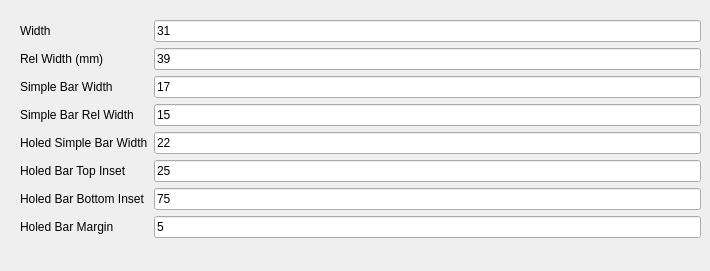
   <widget class="QWidget" name="tab_8">
    <attribute name="title">
     <string>Top/Bottom Bar</string>
    </attribute>
    <widget class="QWidget" name="formLayoutWidget_6">
     <property name="geometry">
      <rect>
       <x>20</x>
       <y>20</y>
       <width>681</width>
       <height>242</height>
      </rect>
     </property>
     <layout class="QFormLayout" name="formLayout_6">
      <property name="fieldGrowthPolicy">
       <enum>QFormLayout::AllNonFixedFieldsGrow</enum>
      </property>
      <item row="0" column="0">
       <widget class="QLabel" name="label_20">
        <property name="text">
         <string>Width</string>
        </property>
       </widget>
      </item>
      <item row="1" column="0">
       <widget class="QLabel" name="label_19">
        <property name="text">
         <string>Rel Width (mm)</string>
        </property>
       </widget>
      </item>
      <item row="1" column="1">
       <widget class="QLineEdit" name="TopBarRelativeWidth">
        <property name="text">
         <string>39</string>
        </property>
       </widget>
      </item>
      <item row="0" column="1">
       <widget class="QLineEdit" name="TopBarWidth">
        <property name="text">
         <string>31</string>
        </property>
       </widget>
      </item>
      <item row="2" column="0">
       <widget class="QLabel" name="label_44">
        <property name="text">
         <string>Simple Bar Width</string>
        </property>
       </widget>
      </item>
      <item row="4" column="0">
       <widget class="QLabel" name="label_51">
        <property name="text">
         <string>Simple Bar Rel Width</string>
        </property>
       </widget>
      </item>
      <item row="2" column="1">
       <widget class="QLineEdit" name="SimpleBarWidth">
        <property name="text">
         <string>17</string>
        </property>
       </widget>
      </item>
      <item row="4" column="1">
       <widget class="QLineEdit" name="SimpleBarRelWidth">
        <property name="text">
         <string>15</string>
        </property>
       </widget>
      </item>
      <item row="5" column="0">
       <widget class="QLabel" name="label_45">
        <property name="text">
         <string>Holed Simple Bar Width</string>
        </property>
       </widget>
      </item>
      <item row="5" column="1">
       <widget class="QLineEdit" name="HoledSimpleBarWidth">
        <property name="text">
         <string>22</string>
        </property>
       </widget>
      </item>
      <item row="6" column="0">
       <widget class="QLabel" name="label_54">
        <property name="text">
         <string>Holed Bar Top Inset</string>
        </property>
       </widget>
      </item>
      <item row="7" column="0">
       <widget class="QLabel" name="label_55">
        <property name="text">
         <string>Holed Bar Bottom Inset</string>
        </property>
       </widget>
      </item>
      <item row="6" column="1">
       <widget class="QLineEdit" name="HoledBarTopInset">
        <property name="text">
         <string>25</string>
        </property>
       </widget>
      </item>
      <item row="7" column="1">
       <widget class="QLineEdit" name="HoledBarBottomInset">
        <property name="text">
         <string>75</string>
        </property>
       </widget>
      </item>
      <item row="8" column="0">
       <widget class="QLabel" name="label_56">
        <property name="text">
         <string>Holed Bar Margin</string>
        </property>
       </widget>
      </item>
      <item row="8" column="1">
       <widget class="QLineEdit" name="HoledBarMargin">
        <property name="text">
         <string>5</string>
        </property>
       </widget>
      </item>
     </layout>
    </widget>
   </widget>
